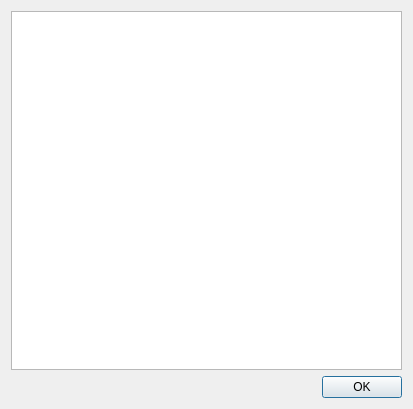
<?xml version="1.0" encoding="UTF-8"?>
<ui version="4.0">
 <class>AboutDialog</class>
 <widget class="QDialog" name="AboutDialog">
  <property name="geometry">
   <rect>
    <x>0</x>
    <y>0</y>
    <width>413</width>
    <height>409</height>
   </rect>
  </property>
  <property name="windowTitle">
   <string>About</string>
  </property>
  <layout class="QVBoxLayout" name="verticalLayout">
   <item>
    <widget class="QTextBrowser" name="textBrowser"/>
   </item>
   <item>
    <layout class="QHBoxLayout" name="horizontalLayout">
     <item>
      <spacer name="horizontalSpacer">
       <property name="orientation">
        <enum>Qt::Horizontal</enum>
       </property>
       <property name="sizeHint" stdset="0">
        <size>
         <width>40</width>
         <height>20</height>
        </size>
       </property>
      </spacer>
     </item>
     <item>
      <widget class="QPushButton" name="pushButton">
       <property name="text">
        <string>OK</string>
       </property>
      </widget>
     </item>
    </layout>
   </item>
  </layout>
 </widget>
 <resources/>
 <connections>
  <connection>
   <sender>pushButton</sender>
   <signal>clicked()</signal>
   <receiver>AboutDialog</receiver>
   <slot>close()</slot>
   <hints>
    <hint type="sourcelabel">
     <x>359</x>
     <y>218</y>
    </hint>
    <hint type="destinationlabel">
     <x>197</x>
     <y>176</y>
    </hint>
   </hints>
  </connection>
 </connections>
</ui>
